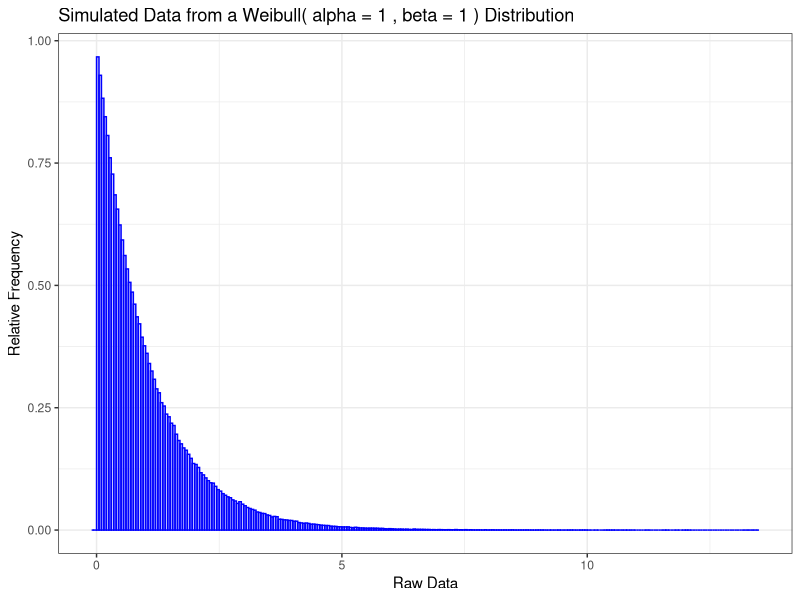
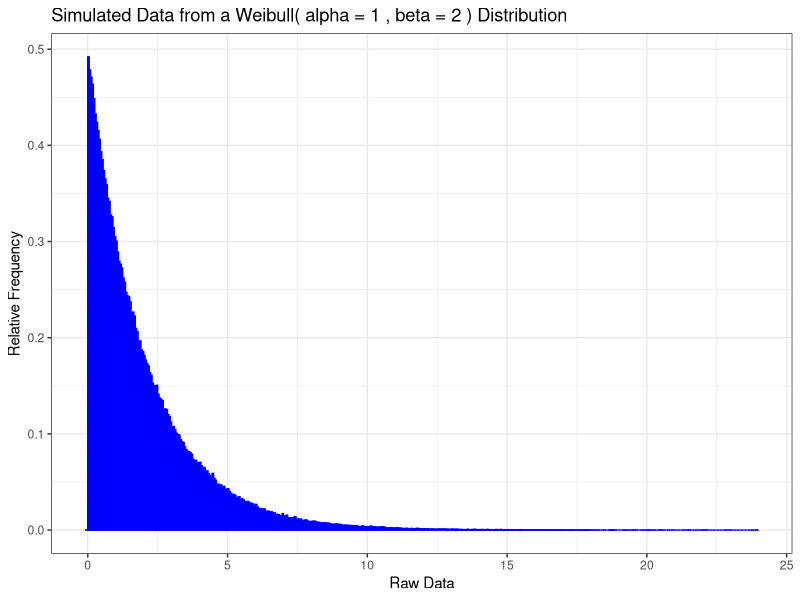
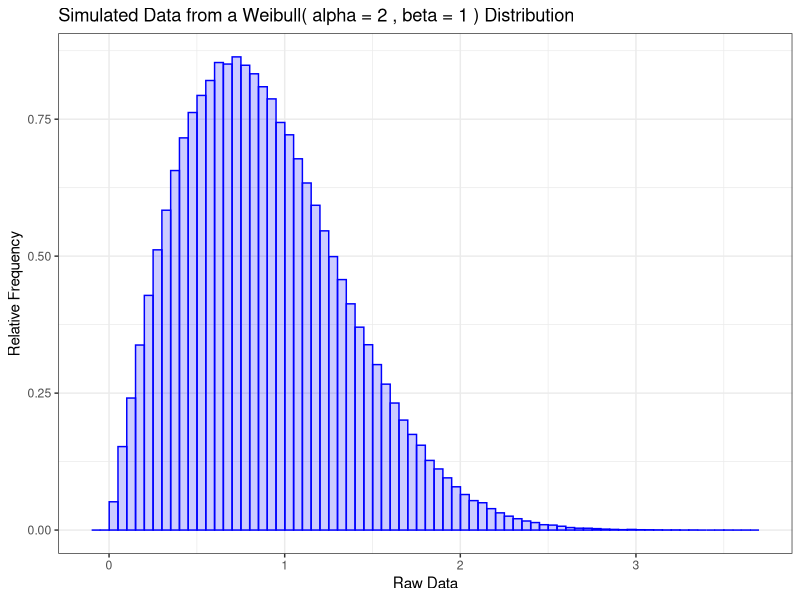
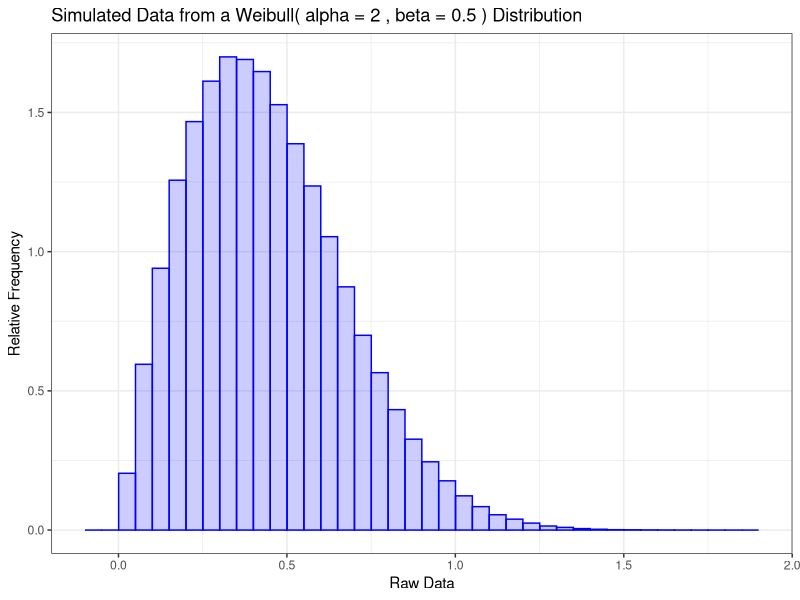
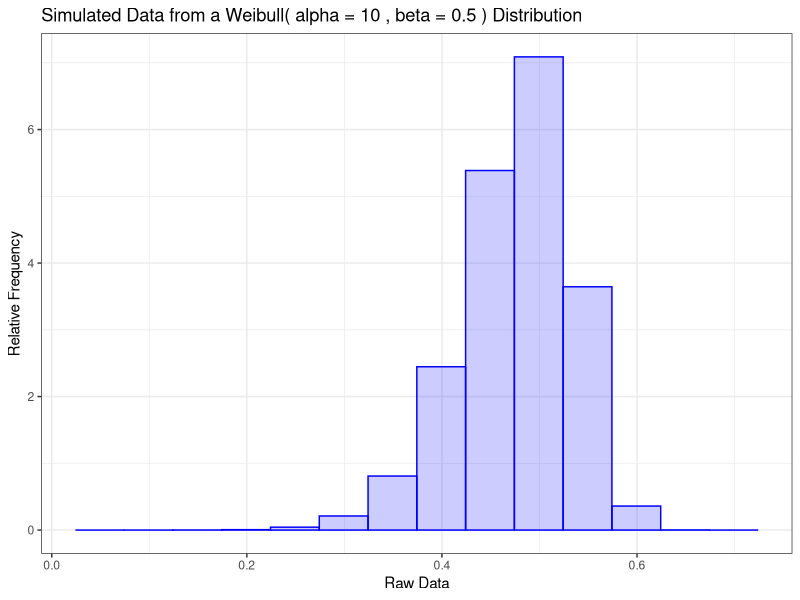
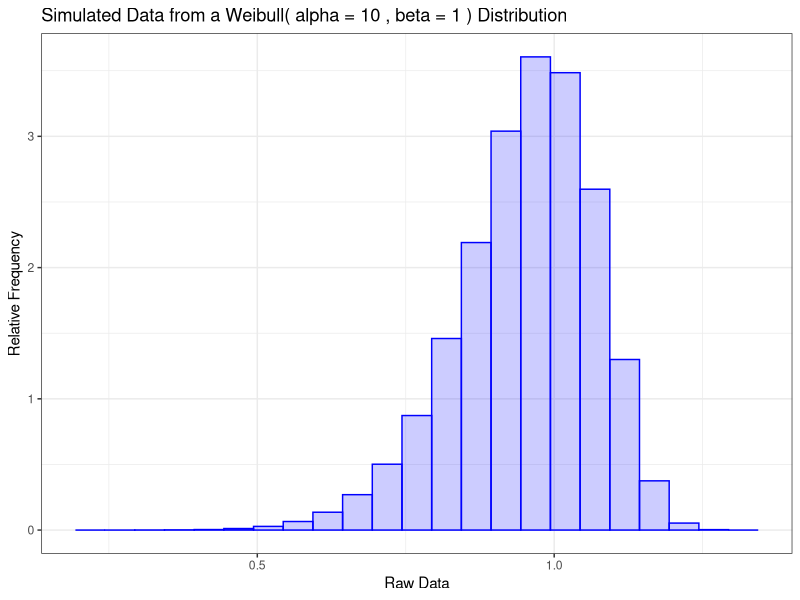
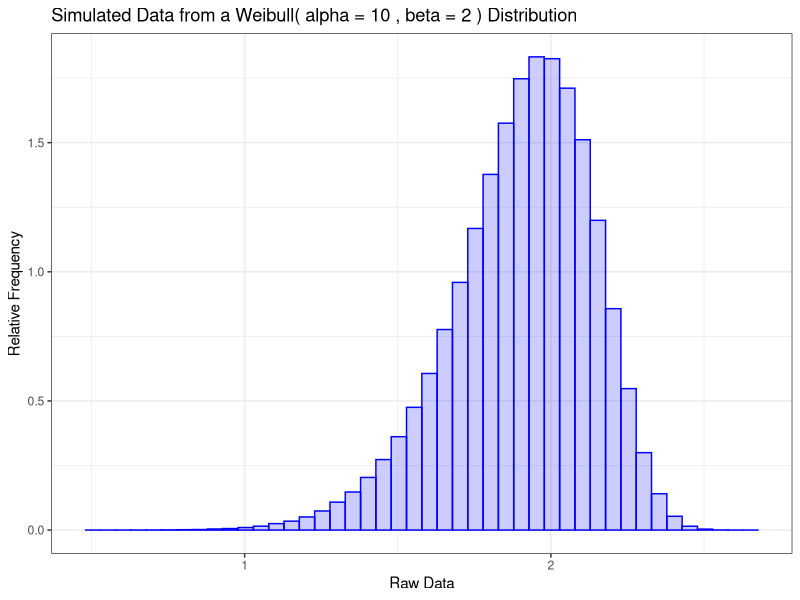
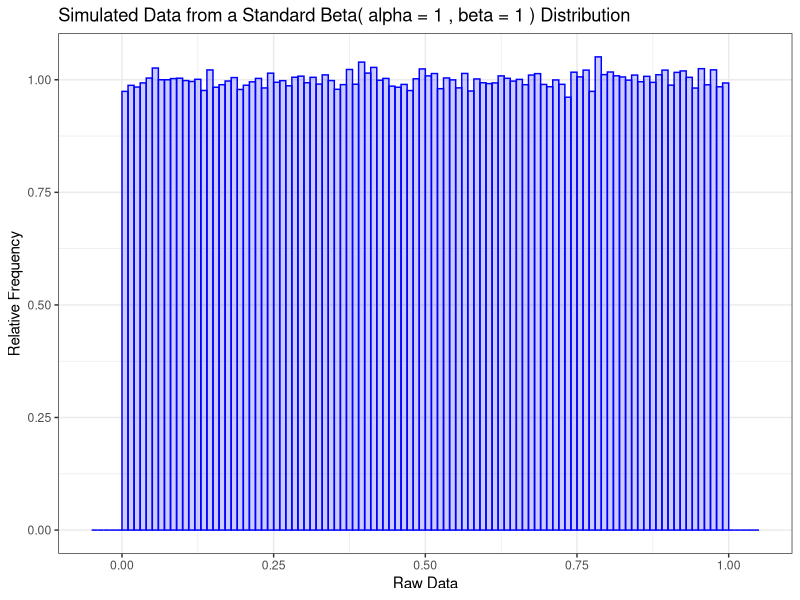

Here is the R script that generated these plots, in order:
## ---- chunk 1
library(tidyverse)
## ---- chunk 2
# 1)
# Simulate 500000 observations of a Weibull RV
# Define the parameters alpha and beta, then simulate the data
alpha <- 1
beta <- 1
sim <- data.frame(Weibull = rweibull(n=500000, shape=alpha, scale=beta))
# Create a histogram of the simulated data in sim$Weibull
ggplot(data=sim, aes(sim$Weibull)) +
  geom_histogram(aes(y = ..density..),
                 breaks=seq(min(sim$Weibull)-0.1, max(sim$Weibull)+0.1, by = .05),
                 col="blue", fill="blue", alpha=.2) +
  labs(title=paste("Simulated Data from a Weibull( alpha =",alpha,
                   ", beta =",beta,") Distribution"),
       x="Raw Data",
       y="Relative Frequency") +
  theme_bw()
# Compute the mean and variance of the simulated data
mean(sim$Weibull)
var(sim$Weibull)
## ---- chunk 3
# 2)
# Simulate 500000 observations of a Weibull RV
# Define the parameters alpha and beta, then simulate the data
alpha <- 1
beta <- 2
sim <- data.frame(Weibull = rweibull(n=500000, shape=alpha, scale=beta))
# Create a histogram of the simulated data in sim$Weibull
ggplot(data=sim, aes(sim$Weibull)) +
  geom_histogram(aes(y = ..density..),
                 breaks=seq(min(sim$Weibull)-0.1, max(sim$Weibull)+0.1, by = .05),
                 col="blue", fill="blue", alpha=.2) +
  labs(title=paste("Simulated Data from a Weibull( alpha =",alpha,
                   ", beta =",beta,") Distribution"),
       x="Raw Data",
       y="Relative Frequency") +
  theme_bw()
# Compute the mean and variance of the simulated data
mean(sim$Weibull)
var(sim$Weibull)
## ---- chunk 4
# 3)
# Simulate 500000 observations of a Weibull RV
# Define the parameters alpha and beta, then simulate the data
alpha <- 2
beta <- 1
sim <- data.frame(Weibull = rweibull(n=500000, shape=alpha, scale=beta))
# Create a histogram of the simulated data in sim$Weibull
ggplot(data=sim, aes(sim$Weibull)) +
  geom_histogram(aes(y = ..density..),
                 breaks=seq(min(sim$Weibull)-0.1, max(sim$Weibull)+0.1, by = .05),
                 col="blue", fill="blue", alpha=.2) +
  labs(title=paste("Simulated Data from a Weibull( alpha =",alpha,
                   ", beta =",beta,") Distribution"),
       x="Raw Data",
       y="Relative Frequency") +
  theme_bw()
# Compute the mean and variance of the simulated data
mean(sim$Weibull)
var(sim$Weibull)
## ---- chunk 5
# 4)
# Simulate 500000 observations of a Weibull RV
# Define the parameters alpha and beta, then simulate the data
alpha <- 2
beta <- 0.5
sim <- data.frame(Weibull = rweibull(n=500000, shape=alpha, scale=beta))
# Create a histogram of the simulated data in sim$Weibull
ggplot(data=sim, aes(sim$Weibull)) +
  geom_histogram(aes(y = ..density..),
                 breaks=seq(min(sim$Weibull)-0.1, max(sim$Weibull)+0.1, by = .05),
                 col="blue", fill="blue", alpha=.2) +
  labs(title=paste("Simulated Data from a Weibull( alpha =",alpha,
                   ", beta =",beta,") Distribution"),
       x="Raw Data",
       y="Relative Frequency") +
  theme_bw()
# Compute the mean and variance of the simulated data
mean(sim$Weibull)
var(sim$Weibull)
## ---- chunk 6
# 5)
# Simulate 500000 observations of a Weibull RV
# Define the parameters alpha and beta, then simulate the data
alpha <- 10
beta <- 0.5
sim <- data.frame(Weibull = rweibull(n=500000, shape=alpha, scale=beta))
# Create a histogram of the simulated data in sim$Weibull
ggplot(data=sim, aes(sim$Weibull)) +
  geom_histogram(aes(y = ..density..),
                 breaks=seq(min(sim$Weibull)-0.1, max(sim$Weibull)+0.1, by = .05),
                 col="blue", fill="blue", alpha=.2) +
  labs(title=paste("Simulated Data from a Weibull( alpha =",alpha,
                   ", beta =",beta,") Distribution"),
       x="Raw Data",
       y="Relative Frequency") +
  theme_bw()
# Compute the mean and variance of the simulated data
mean(sim$Weibull)
var(sim$Weibull)
## ---- chunk 7
# 6)
# Simulate 500000 observations of a Weibull RV
# Define the parameters alpha and beta, then simulate the data
alpha <- 10
beta <- 1
sim <- data.frame(Weibull = rweibull(n=500000, shape=alpha, scale=beta))
# Create a histogram of the simulated data in sim$Weibull
ggplot(data=sim, aes(sim$Weibull)) +
  geom_histogram(aes(y = ..density..),
                 breaks=seq(min(sim$Weibull)-0.1, max(sim$Weibull)+0.1, by = .05),
                 col="blue", fill="blue", alpha=.2) +
  labs(title=paste("Simulated Data from a Weibull( alpha =",alpha,
                   ", beta =",beta,") Distribution"),
       x="Raw Data",
       y="Relative Frequency") +
  theme_bw()
# Compute the mean and variance of the simulated data
mean(sim$Weibull)
var(sim$Weibull)
## ---- chunk 8
# 7)
# Simulate 500000 observations of a Weibull RV
# Define the parameters alpha and beta, then simulate the data
alpha <- 10
beta <- 2
sim <- data.frame(Weibull = rweibull(n=500000, shape=alpha, scale=beta))
# Create a histogram of the simulated data in sim$Weibull
ggplot(data=sim, aes(sim$Weibull)) +
  geom_histogram(aes(y = ..density..),
                 breaks=seq(min(sim$Weibull)-0.1, max(sim$Weibull)+0.1, by = .05),
                 col="blue", fill="blue", alpha=.2) +
  labs(title=paste("Simulated Data from a Weibull( alpha =",alpha,
                   ", beta =",beta,") Distribution"),
       x="Raw Data",
       y="Relative Frequency") +
  theme_bw()
# Compute the mean and variance of the simulated data
mean(sim$Weibull)
var(sim$Weibull)
## ---- chunk 9
# Simulate 500000 observations of a standard beta RV
# Define the parameters alpha and beta, then simulate the data
alpha <- 1
beta <- 1
sim <- data.frame(Beta = rbeta(n=500000, shape1=alpha, shape2=beta))
# Create a histogram of the simulated data in sim$Beta
ggplot(data=sim, aes(sim$Beta)) +
geom_histogram(aes(y = ..density..),
breaks=seq(-0.05, 1.05, by = .01),
col="blue", fill="blue", alpha=.2) +
labs(title=paste("Simulated Data from a Standard Beta( alpha =",alpha,
", beta =",beta,") Distribution"),
x="Raw Data",
y="Relative Frequency") +
theme_bw()
# Compute the mean and variance of the simulated data
mean(sim$Beta)
var(sim$Beta)
## ---- chunk 10
# Simulate 500000 observations of a standard beta RV
# Define the parameters alpha and beta, then simulate the data
alpha <- 0.5
beta <- 0.5
sim <- data.frame(Beta = rbeta(n=500000, shape1=alpha, shape2=beta))
# Create a histogram of the simulated data in sim$Beta
ggplot(data=sim, aes(sim$Beta)) +
geom_histogram(aes(y = ..density..),
breaks=seq(-0.05, 1.05, by = .01),
col="blue", fill="blue", alpha=.2) +
labs(title=paste("Simulated Data from a Standard Beta( alpha =",alpha,
", beta =",beta,") Distribution"),
x="Raw Data",
y="Relative Frequency") +
theme_bw()
# Compute the mean and variance of the simulated data
mean(sim$Beta)
var(sim$Beta)
## ---- chunk 11
# Simulate 500000 observations of a standard beta RV
# Define the parameters alpha and beta, then simulate the data
alpha <- 2
beta <- 1
sim <- data.frame(Beta = rbeta(n=500000, shape1=alpha, shape2=beta))
# Create a histogram of the simulated data in sim$Beta
ggplot(data=sim, aes(sim$Beta)) +
geom_histogram(aes(y = ..density..),
breaks=seq(-0.05, 1.05, by = .01),
col="blue", fill="blue", alpha=.2) +
labs(title=paste("Simulated Data from a Standard Beta( alpha =",alpha,
", beta =",beta,") Distribution"),
x="Raw Data",
y="Relative Frequency") +
theme_bw()
# Compute the mean and variance of the simulated data
mean(sim$Beta)
var(sim$Beta)
## ---- chunk 12
# Simulate 500000 observations of a standard beta RV
# Define the parameters alpha and beta, then simulate the data
alpha <- 3
beta <- 1
sim <- data.frame(Beta = rbeta(n=500000, shape1=alpha, shape2=beta))
# Create a histogram of the simulated data in sim$Beta
ggplot(data=sim, aes(sim$Beta)) +
geom_histogram(aes(y = ..density..),
breaks=seq(-0.05, 1.05, by = .01),
col="blue", fill="blue", alpha=.2) +
labs(title=paste("Simulated Data from a Standard Beta( alpha =",alpha,
", beta =",beta,") Distribution"),
x="Raw Data",
y="Relative Frequency") +
theme_bw()
# Compute the mean and variance of the simulated data
mean(sim$Beta)
var(sim$Beta)
## ---- chunk 13
# Simulate 500000 observations of a standard beta RV
# Define the parameters alpha and beta, then simulate the data
alpha <- 5
beta <- 1
sim <- data.frame(Beta = rbeta(n=500000, shape1=alpha, shape2=beta))
# Create a histogram of the simulated data in sim$Beta
ggplot(data=sim, aes(sim$Beta)) +
geom_histogram(aes(y = ..density..),
breaks=seq(-0.05, 1.05, by = .01),
col="blue", fill="blue", alpha=.2) +
labs(title=paste("Simulated Data from a Standard Beta( alpha =",alpha,
", beta =",beta,") Distribution"),
x="Raw Data",
y="Relative Frequency") +
theme_bw()
# Compute the mean and variance of the simulated data
mean(sim$Beta)
var(sim$Beta)
## ---- chunk 14
# Simulate 500000 observations of a standard beta RV
# Define the parameters alpha and beta, then simulate the data
alpha <- 1
beta <- 5
sim <- data.frame(Beta = rbeta(n=500000, shape1=alpha, shape2=beta))
# Create a histogram of the simulated data in sim$Beta
ggplot(data=sim, aes(sim$Beta)) +
geom_histogram(aes(y = ..density..),
breaks=seq(-0.05, 1.05, by = .01),
col="blue", fill="blue", alpha=.2) +
labs(title=paste("Simulated Data from a Standard Beta( alpha =",alpha,
", beta =",beta,") Distribution"),
x="Raw Data",
y="Relative Frequency") +
theme_bw()
# Compute the mean and variance of the simulated data
mean(sim$Beta)
var(sim$Beta)
## ---- chunk 15
# Simulate 500000 observations of a standard beta RV
# Define the parameters alpha and beta, then simulate the data
alpha <- 2
beta <- 2
sim <- data.frame(Beta = rbeta(n=500000, shape1=alpha, shape2=beta))
# Create a histogram of the simulated data in sim$Beta
ggplot(data=sim, aes(sim$Beta)) +
geom_histogram(aes(y = ..density..),
breaks=seq(-0.05, 1.05, by = .01),
col="blue", fill="blue", alpha=.2) +
labs(title=paste("Simulated Data from a Standard Beta( alpha =",alpha,
", beta =",beta,") Distribution"),
x="Raw Data",
y="Relative Frequency") +
theme_bw()
# Compute the mean and variance of the simulated data
mean(sim$Beta)
var(sim$Beta)
## ---- chunk 16
# Simulate 500000 observations of a standard beta RV
# Define the parameters alpha and beta, then simulate the data
alpha <- 2
beta <- 5
sim <- data.frame(Beta = rbeta(n=500000, shape1=alpha, shape2=beta))
# Create a histogram of the simulated data in sim$Beta
ggplot(data=sim, aes(sim$Beta)) +
geom_histogram(aes(y = ..density..),
breaks=seq(-0.05, 1.05, by = .01),
col="blue", fill="blue", alpha=.2) +
labs(title=paste("Simulated Data from a Standard Beta( alpha =",alpha,
", beta =",beta,") Distribution"),
x="Raw Data",
y="Relative Frequency") +
theme_bw()
# Compute the mean and variance of the simulated data
mean(sim$Beta)
var(sim$Beta)
## ---- chunk 17
# Create a normal probability plot of
# the first 100 values in sim$Beta
qqnorm(sim$Beta[1:100])
